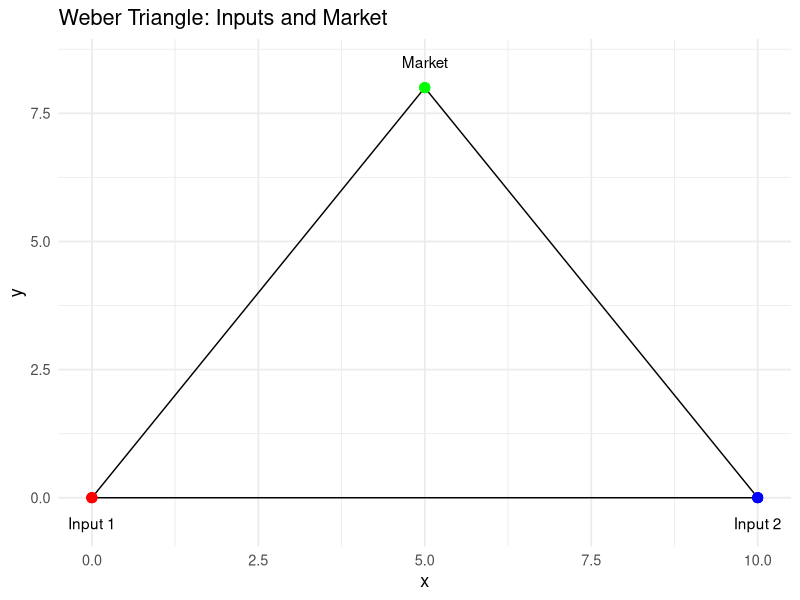
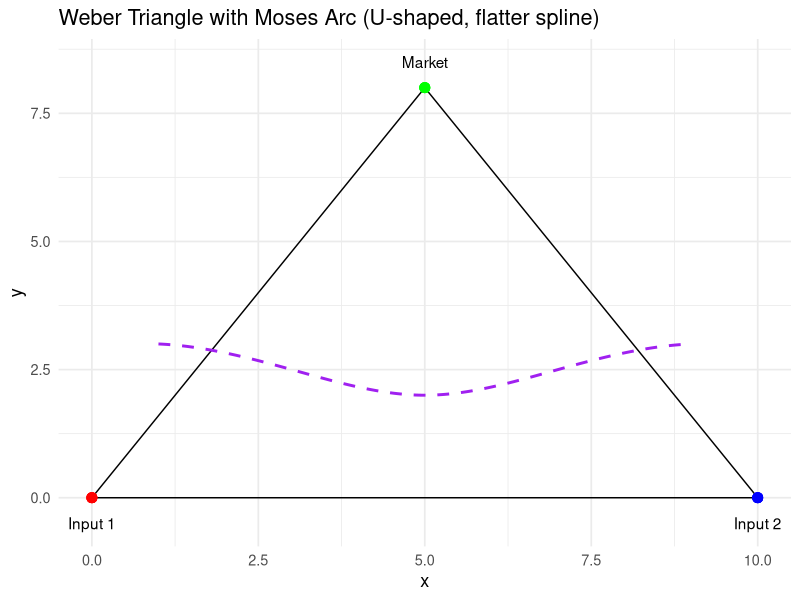
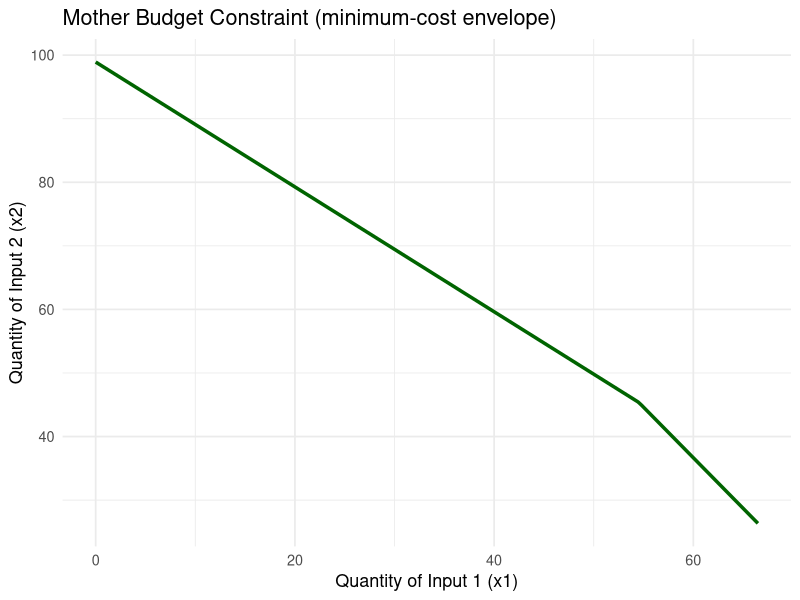
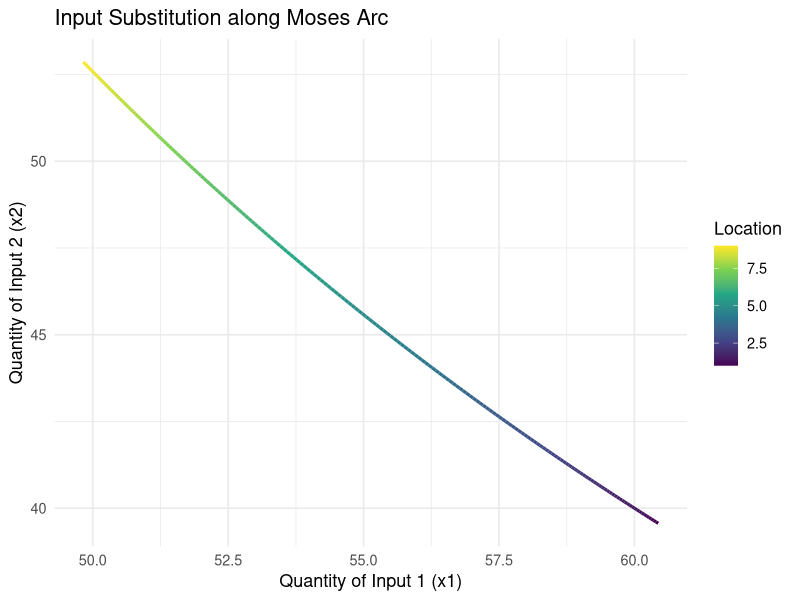
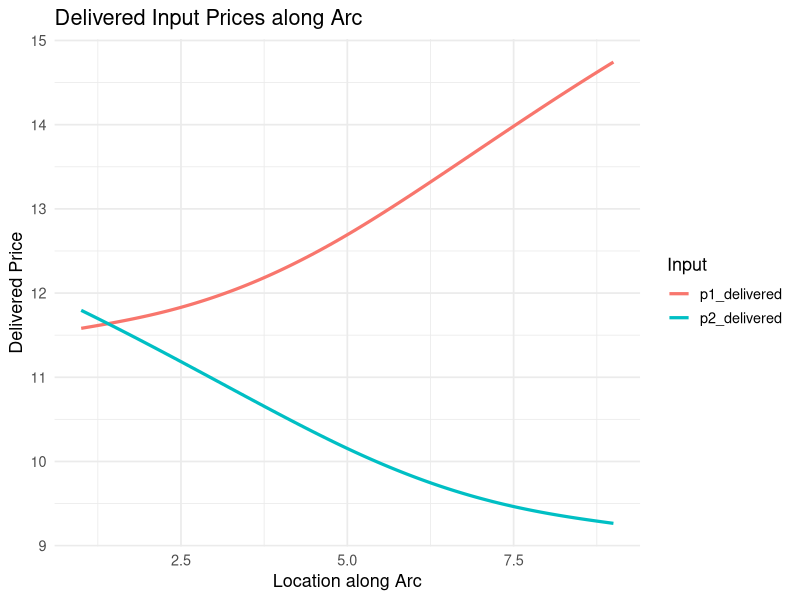
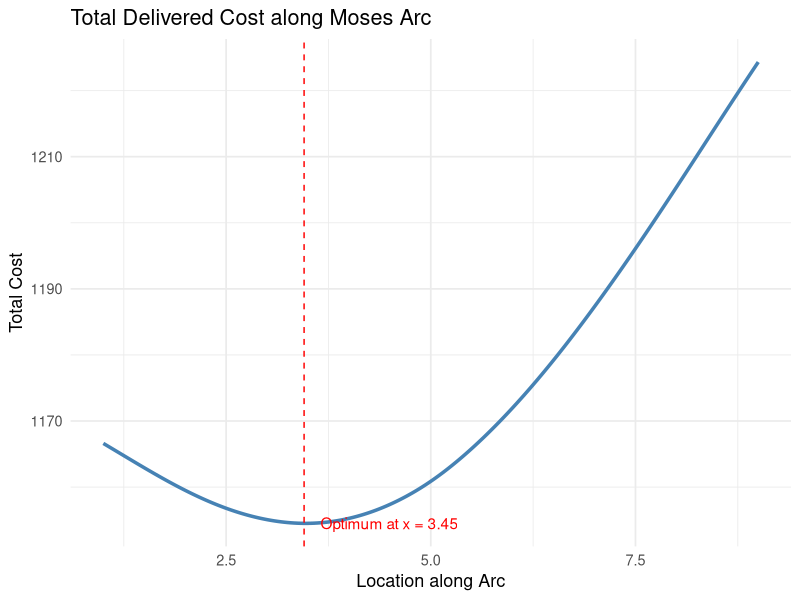
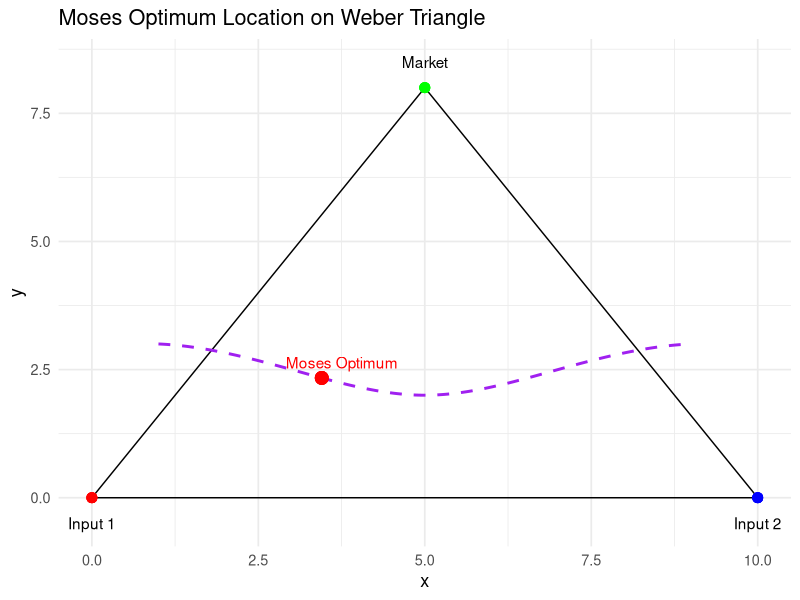

R code for these plots, in order:
## ---- chunk 1

if(!("splines" %in% installed.packages()[,"Package"])) install.packages("splines")
if(!("tidyverse" %in% installed.packages()[,"Package"])) install.packages("tidyverse")

library("splines")
library("tidyverse")

## ---- chunk 2


# Productivity parameter (A) – higher means more efficient production
A <- 1    

# Output requirement (q̄) – assume firm must produce 100 units
q_target <- 100  

# Input share parameter (β) – importance of input 1
beta <- 0.6    

# Base prices for inputs (without transport)
p1_base <- 10   # base price of input 1
p2_base <- 8    # base price of input 2

# Transport cost per unit distance
t1 <- 0.5   # transport cost for input 1
t2 <- 0.4   # transport cost for input 2


# Let's imagine the firm can locate along a line between input 1 (at 0)
# and input 2 (at 10). Distance to input 1 = x, distance to input 2 = 10 - x.
location <- seq(0, 10, by = 0.1)


# Coordinates for Weber triangle (inputs + market)
input1_coord <- c(0,0)
input2_coord <- c(10,0)
market_coord <- c(5,8)


## ---- chunk 3

df_triangle <- data.frame(
  x = c(input1_coord[1], input2_coord[1], market_coord[1], input1_coord[1]),
  y = c(input1_coord[2], input2_coord[2], market_coord[2], input1_coord[2])
)

p_triangle <- ggplot(df_triangle, aes(x=x, y=y)) +
  geom_polygon(fill=NA, colour="black") +
  geom_point(aes(x=input1_coord[1], y=input1_coord[2]), colour="red", size=3) +
  geom_point(aes(x=input2_coord[1], y=input2_coord[2]), colour="blue", size=3) +
  geom_point(aes(x=market_coord[1], y=market_coord[2]), colour="green", size=3) +
  annotate("text", x=c(input1_coord[1], input2_coord[1], market_coord[1]),
           y=c(input1_coord[2]-0.5, input2_coord[2]-0.5, market_coord[2]+0.5),
           label=c("Input 1","Input 2","Market")) +
  labs(title="Weber Triangle: Inputs and Market") +
  theme_minimal(base_size=13)

p_triangle

## ---- chunk 4

# Define a few key points along the desired arc inside the triangle
# These are manually chosen to stay inside the triangle and roughly preserve market distance
arc_points <- data.frame(
  x = c(1, 3, 5, 7, 9),
  y = c(3, 2.5, 2, 2.5, 3)  # middle is lower, ends slightly higher → U-shape
)

# Generate a smooth spline curve through these points
arc_spline <- as.data.frame(spline(arc_points$x, arc_points$y, n = 200))

# Rename columns
df_arc <- data.frame(x = arc_spline$x, y = arc_spline$y)

# Use spline x-values as the "location" along the arc
location <- df_arc$x

# Plot Weber triangle with updated U-shaped spline arc
p_arc <- p_triangle +
  geom_path(data = df_arc, aes(x = x, y = y), colour="purple", size=1, linetype="dashed") +
  labs(title="Weber Triangle with Moses Arc (U-shaped, flatter spline)")

p_arc

## ---- chunk 5

# Compute distances from each point on the spline to the inputs
d1 <- sqrt((df_arc$x - input1_coord[1])^2 + (df_arc$y - input1_coord[2])^2)
d2 <- sqrt((df_arc$x - input2_coord[1])^2 + (df_arc$y - input2_coord[2])^2)

# Delivered prices now use actual distances
p1_delivered <- p1_base + t1 * d1
p2_delivered <- p2_base + t2 * d2

## ---- chunk 6

# From the Cobb–Douglas cost-minimisation conditions:
# x1 = (β * q̄ / A) * ((p2 / p1) * ((1 - β)/β))^(1 - β)
# x2 = ((1 - β) * q̄ / A) * ((p1 / p2) * (β/(1 - β)))^β
# For simplicity, we’ll use the analytical cost-share rule instead:
# Cost shares: input 1 gets β of total cost, input 2 gets (1 - β).

# The unit cost function for Cobb–Douglas is:
# c = (p1^β * p2^(1 - β)) / A
unit_cost <- (p1_delivered^beta * p2_delivered^(1 - beta)) / A

# Total cost to produce q̄ units:
total_cost <- unit_cost * q_target

## ---- chunk 7

# From Cobb–Douglas cost shares:
# p1*x1 = β*C  and  p2*x2 = (1 - β)*C
x1 <- (beta * total_cost) / p1_delivered
x2 <- ((1 - beta) * total_cost) / p2_delivered

# Combine into a tidy dataframe
df <- data.frame(location, 
                 p1_delivered, 
                 p2_delivered,
                 total_cost, 
                 x1, 
                 x2)


## ---- chunk 8

x1_grid <- seq(0, max(x1)*1.1, length.out=200)

budget_matrix <- sapply(1:length(location), function(i){
  (total_cost[i] - p1_delivered[i]*x1_grid) / p2_delivered[i]
})

budget_matrix[budget_matrix < 0] <- NA
x2_mother <- apply(budget_matrix, 1, min, na.rm=TRUE)
df_mother <- data.frame(x1=x1_grid, x2=x2_mother)

p_mother <- ggplot(df_mother, aes(x=x1, y=x2)) +
  geom_line(size=1.2, colour="darkgreen") +
  labs(title="Mother Budget Constraint (minimum-cost envelope)",
       x="Quantity of Input 1 (x1)",
       y="Quantity of Input 2 (x2)") +
  theme_minimal(base_size=13)

p_mother


## ---- chunk 9

p_mix <- ggplot(df, aes(x=x1, y=x2, colour=location)) +
  geom_path(size=1.1) +
  scale_colour_viridis_c() +
  labs(title="Input Substitution along Moses Arc",
       x="Quantity of Input 1 (x1)",
       y="Quantity of Input 2 (x2)",
       colour="Location") +
  theme_minimal(base_size=13)

p_mix

## ---- chunk 10

df_prices <- df %>%
  select(location, p1_delivered, p2_delivered) %>%
  pivot_longer(-location, names_to="Input", values_to="Price")

p_prices <- ggplot(df_prices, aes(x=location, y=Price, colour=Input)) +
  geom_line(size=1.1) +
  labs(title="Delivered Input Prices along Arc",
       x="Location along Arc",
       y="Delivered Price") +
  theme_minimal(base_size=13)

p_prices

## ---- chunk 11

min_index <- which.min(total_cost)
optimal_location <- location[min_index]

p_cost <- ggplot(df, aes(x=location, y=total_cost)) +
  geom_line(size=1.2, colour="steelblue") +
  geom_vline(xintercept=optimal_location, linetype="dashed", colour="red") +
  annotate("text", x=optimal_location + 0.2, y=min(df$total_cost),
           label=paste0("Optimum at x = ", round(optimal_location,2)),
           colour="red", hjust=0) +
  labs(title="Total Delivered Cost along Moses Arc",
       x="Location along Arc",
       y="Total Cost") +
  theme_minimal(base_size=13)

p_cost

## ---- chunk 12

# Coordinates of Moses optimum
x_opt <- optimal_location
y_opt <- approx(df_arc$x, df_arc$y, xout=x_opt)$y

# Plot Weber triangle + Moses arc + optimum
p_optimum <- p_triangle +
  geom_path(data = df_arc, aes(x = x, y = y), colour="purple", size=1, linetype="dashed") +
  geom_point(aes(x=x_opt, y=y_opt), colour="red", size=4) +
  annotate("text", x = x_opt + 0.3, y = y_opt + 0.3, 
           label = "Moses Optimum", colour="red") +
  labs(title="Moses Optimum Location on Weber Triangle") +
  theme_minimal(base_size=13)

p_optimum


